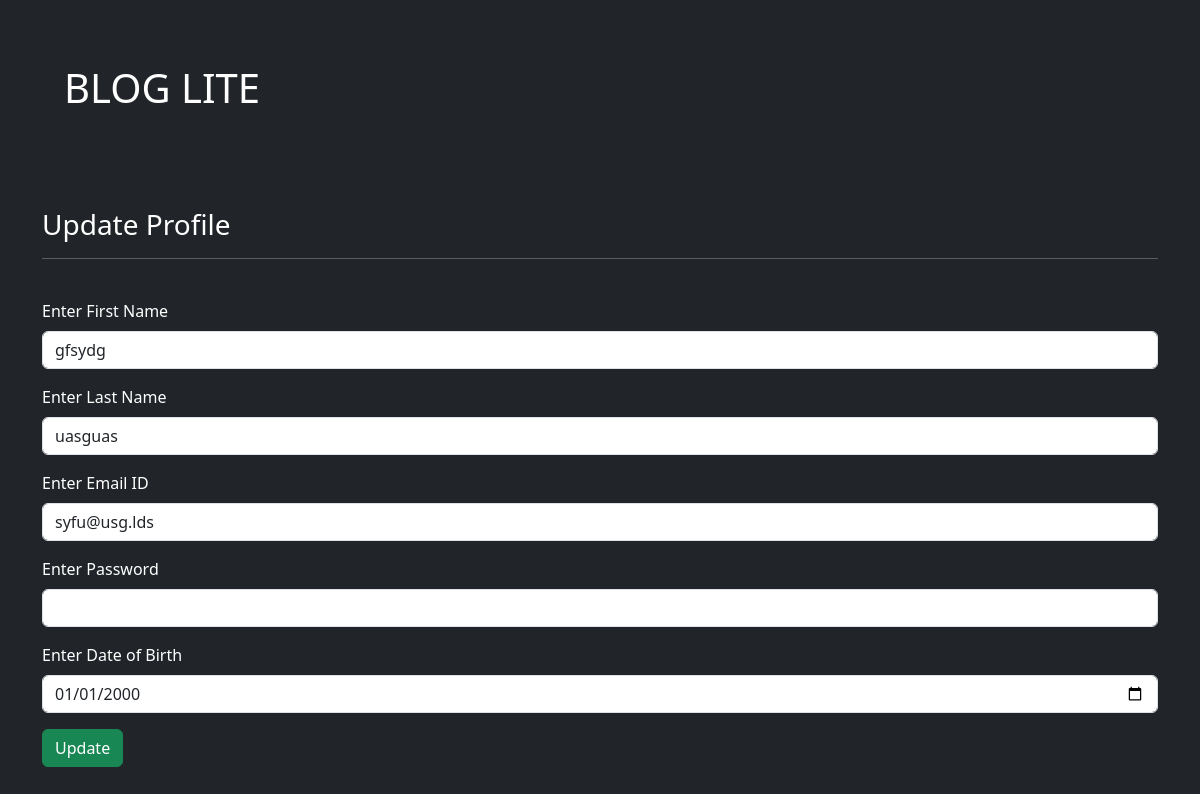
/kwgi/update, run on the app's committed database.
### app.py (models this page shows)
class User(db.Model):
    __tablename__ = 'user'
    user_id = db.Column(db.Integer, autoincrement = True, primary_key = True)
    username = db.Column(db.String, unique = True, nullable = False)
    email = db.Column(db.String, unique = True, nullable = False)
    fname = db.Column(db.String, nullable = False)
    lname = db.Column(db.String)
    password = db.Column(db.String, nullable = False)
    dob = db.Column(db.String, nullable = False)

### app.py (the view, shortened to what this page needs)
@app.route('/<username>/update',methods=['GET','POST'])
def update_user(username):
    if request.method=='GET':
        user = User.query.filter_by(username=username).first()
        return render_template("update_user.html",users=user)

### templates/update_user.html (shortened to what this page needs)
<!DOCTYPE html>
<html>
    <head>
        <link href="https://cdn.jsdelivr.net/npm/bootstrap@5.3.0-alpha1/dist/css/bootstrap.min.css" rel="stylesheet">
    <head>
    <body class="bg-dark " style="color: white;">
        <div class="container m-3 p-5">
            <h1>BLOG LITE</h1>
        </div>
        <br>
        <div class="container">
            <h3>Update Profile</h3>
            <hr><br>
            <div>
                <form action="/{{ users["username"] }}/update" method="POST">
                    <div class="mb-3">
                      <label for="exampleInputEmail1" class="form-label">Enter First Name</label>
                      <input type="text" name="fname" class="form-control" align="middle" value="{{ users['fname'] }}" required>
                    </div>
                    <div class="mb-3">
                        <label for="exampleInputEmail1" class="form-label">Enter Last Name</label>
                        <input type="text" name="lname" class="form-control" align="middle" value="{{ users['lname'] }}">
                      </div>
                      <div class="mb-3">
                        <label for="exampleInputEmail1" class="form-label">Enter Email ID</label>
                        <input type="email" name="email" class="form-control" align="middle" value="{{ users['email'] }}" required>
                      </div>
                      <div class="mb-3">
                        <label for="exampleInputEmail1" class="form-label">Enter Password</label>
                        <input type="password" name="pass" class="form-control" align="middle" value="{{ users['pass'] }}" required>
                      </div>
                      <div class="mb-3">
                        <label for="exampleInputEmail1" class="form-label">Enter Date of Birth</label>
                        <input type="date" name="dob" class="form-control" align="middle" value="{{ users['dob'] }}" required>
                      </div>
                        <button type="submit" value="Update" class="btn btn-success">Update</button>
                  </form>
            </div>
        </div>
    </body>
</html>

### data on the page
User: fname "gfsydg", lname "uasguas", email "syfu@usg.lds", dob "01/01/2000"
